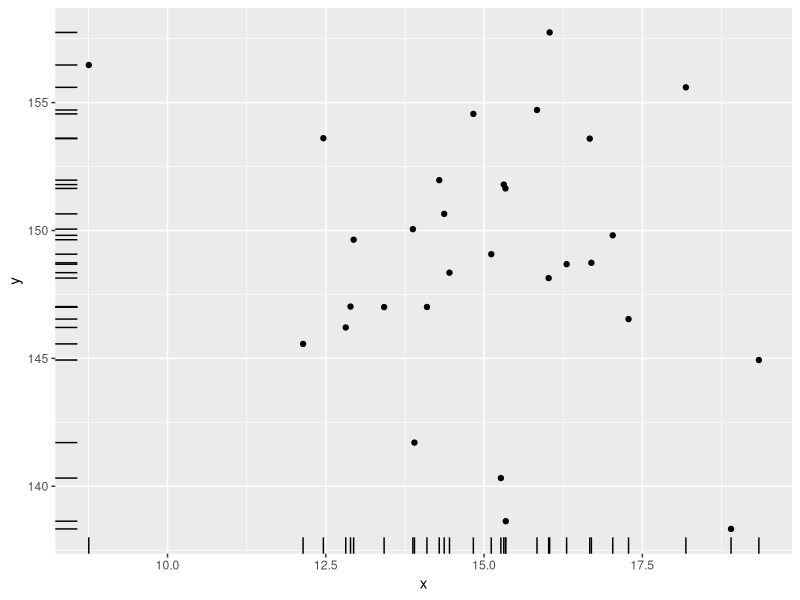
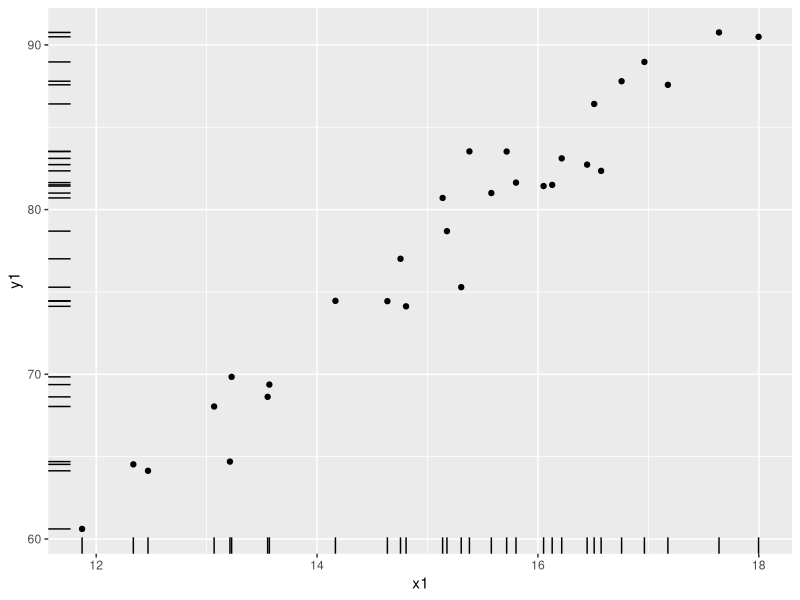
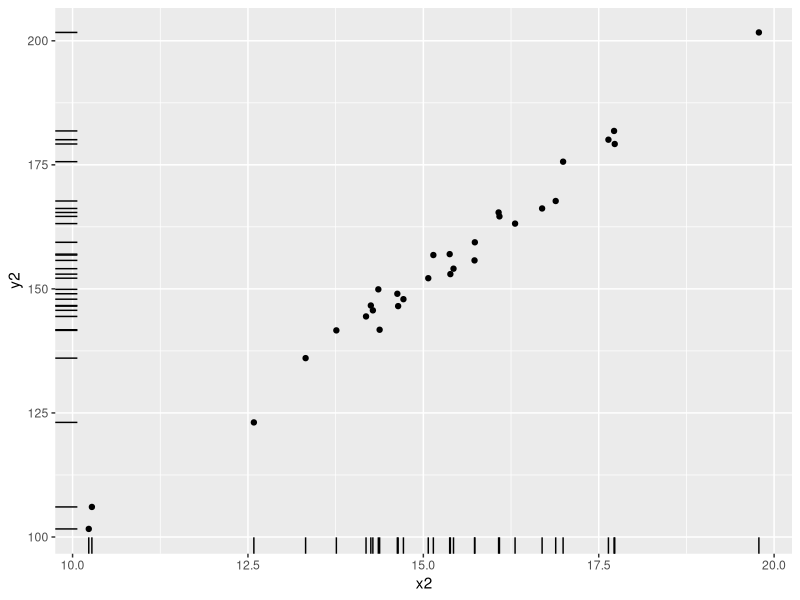
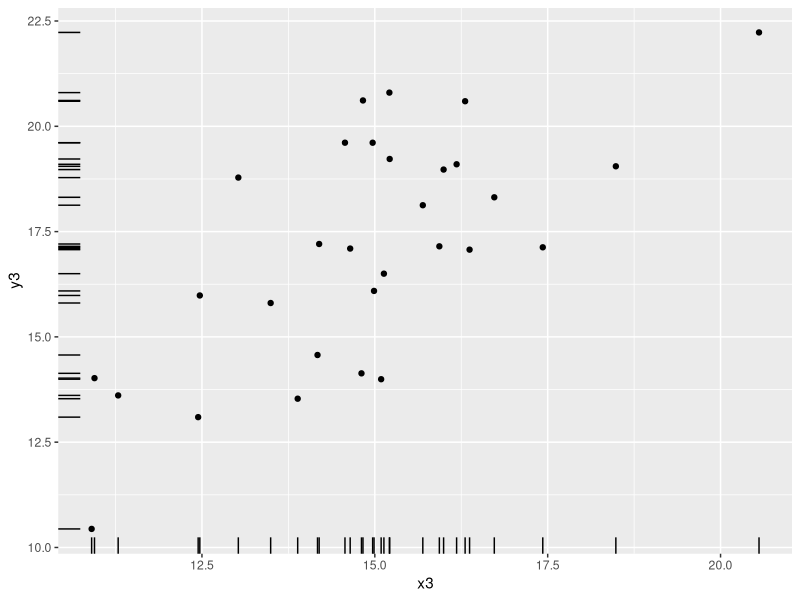

These figures' R source, in order:
## ---- chunk 1


x <- rnorm(30,15,2)
sd(x)
y<-rnorm(30,150,5)
sd(y)
b <- y/x
sd(b)
sd(y)/sd(x)
df<-data.frame(x,y)
## ---- chunk 2
library(ggplot2)
ggplot(df, aes(x=x, y=y))+
  geom_point()+
  geom_rug()



## ---- chunk 3
# library(mvtnorm)
# rmvnorm
a1=2
b1=5
x1 <- rnorm(30,15,2)
y1 <- a1 +b1*x1+rnorm(30,0,2)
df1 <- data.frame(x1,y1)

ggplot(df1, aes(x=x1, y=y1))+
  geom_point()+
  geom_rug()

sd(y1)
sd(x1)
r1 <-cor.test(y1,x1)$estimate
b1 <- coef(lm(y1~x1, data=df1))[2]

###------------------------------
# b=10
### -----------------------------

b2=10
a2=2
x2 <- rnorm(30,15,2)
y2 <- a2 +b2*x2+rnorm(30,0,2)
df2 <- data.frame(x2,y2)

ggplot(df2, aes(x=x2, y=y2))+
  geom_point()+
  geom_rug()

sd(y2)
sd(x2)
r2 <-cor.test(y2,x2)$estimate
b2 <- coef(lm(y2 ~ x2, data=df2))[2]


###------------------------------
# b=2
### -----------------------------

b3=1
a3=2
x3 <- rnorm(30,15,2)
y3 <- a3 +b3*x3+rnorm(30,0,2)
df3 <- data.frame(x3,y3)

ggplot(df3, aes(x=x3, y=y3))+
  geom_point()+
  geom_rug()

sd(y3)
sd(x3)
r3 <-cor.test(y3,x3)$estimate
b3 <- coef(lm(y3 ~ x3, data=df3))[2]
r3
b3

